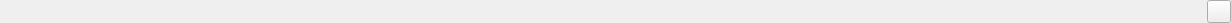
   <widget class="QWidget" name="wgStatus" native="true">
    <property name="geometry">
     <rect>
      <x>0</x>
      <y>0</y>
      <width>1231</width>
      <height>23</height>
     </rect>
    </property>
    <property name="sizePolicy">
     <sizepolicy hsizetype="MinimumExpanding" vsizetype="Preferred">
      <horstretch>0</horstretch>
      <verstretch>0</verstretch>
     </sizepolicy>
    </property>
    <layout class="QHBoxLayout" name="horizontalLayout_9">
     <property name="spacing">
      <number>0</number>
     </property>
     <property name="leftMargin">
      <number>0</number>
     </property>
     <property name="topMargin">
      <number>0</number>
     </property>
     <property name="rightMargin">
      <number>0</number>
     </property>
     <property name="bottomMargin">
      <number>0</number>
     </property>
     <item>
      <widget class="QLabel" name="lblMessage1"/>
     </item>
     <item>
      <widget class="QLabel" name="lblQL1"/>
     </item>
     <item>
      <widget class="QLabel" name="lblQL2"/>
     </item>
     <item>
      <widget class="QLabel" name="lblQL3"/>
     </item>
     <item>
      <widget class="QLabel" name="lblQL4"/>
     </item>
     <item>
      <widget class="QLabel" name="lblQL5"/>
     </item>
     <item>
      <widget class="QLabel" name="lblQL6"/>
     </item>
     <item>
      <widget class="QLabel" name="lblQL7"/>
     </item>
     <item>
      <spacer name="horizontalSpacer">
       <property name="orientation">
        <enum>Qt::Orientation::Horizontal</enum>
       </property>
       <property name="sizeHint" stdset="0">
        <size>
         <width>40</width>
         <height>20</height>
        </size>
       </property>
      </spacer>
     </item>
     <item>
      <widget class="QLabel" name="lblMessage2"/>
     </item>
     <item>
      <widget class="QToolButton" name="btnPointCoordinateType">
       <property name="sizePolicy">
        <sizepolicy hsizetype="Fixed" vsizetype="Fixed">
         <horstretch>0</horstretch>
         <verstretch>0</verstretch>
        </sizepolicy>
       </property>
       <property name="toolTip">
        <string>Change coordinate type of cursor</string>
       </property>
       <property name="icon">
        <iconset resource="../icon/resources.qrc">
         <normaloff>:/buttons/showp</normaloff>:/buttons/showp</iconset>
       </property>
      </widget>
     </item>
    </layout>
   </widget>
